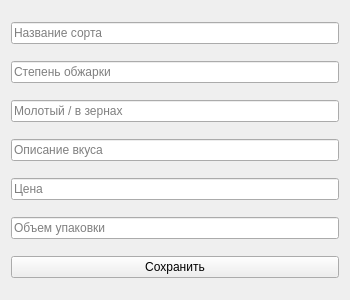
<?xml version="1.0" encoding="UTF-8"?>
<ui version="4.0">
 <class>Form</class>
 <widget class="QWidget" name="Form">
  <property name="geometry">
   <rect>
    <x>0</x>
    <y>0</y>
    <width>350</width>
    <height>300</height>
   </rect>
  </property>
  <property name="windowTitle">
   <string>Запись о кофе</string>
  </property>
  <layout class="QVBoxLayout" name="verticalLayout">
   <item>
    <widget class="QLineEdit" name="titleEdit">
     <property name="placeholderText">
      <string>Название сорта</string>
     </property>
    </widget>
   </item>
   <item>
    <widget class="QLineEdit" name="roastEdit">
     <property name="placeholderText">
      <string>Степень обжарки</string>
     </property>
    </widget>
   </item>
   <item>
    <widget class="QLineEdit" name="typeEdit">
     <property name="placeholderText">
      <string>Молотый / в зернах</string>
     </property>
    </widget>
   </item>
   <item>
    <widget class="QLineEdit" name="tasteEdit">
     <property name="placeholderText">
      <string>Описание вкуса</string>
     </property>
    </widget>
   </item>
   <item>
    <widget class="QLineEdit" name="priceEdit">
     <property name="placeholderText">
      <string>Цена</string>
     </property>
    </widget>
   </item>
   <item>
    <widget class="QLineEdit" name="volumeEdit">
     <property name="placeholderText">
      <string>Объем упаковки</string>
     </property>
    </widget>
   </item>
   <item>
    <widget class="QPushButton" name="saveBtn">
     <property name="text">
      <string>Сохранить</string>
     </property>
    </widget>
   </item>
  </layout>
 </widget>
 <resources/>
 <connections/>
</ui>
